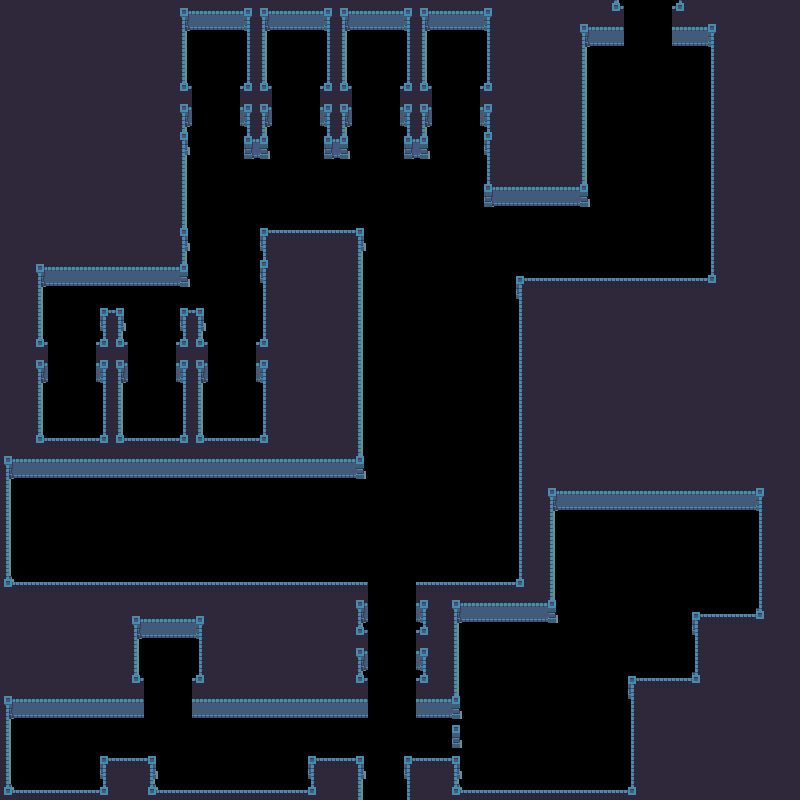

This is a level from a 2D game, rendered from its Tiled map with the project's own tilesets. A one-line summary and the map file follow, with tile-layer data summarised:
An orthogonal 50x50 tile map with 16x16 px tiles, 1 tile layer (Tiles) and 80 objects (26x spikes, 13x cube_big, 8x statue_b, 4x statue_a, 2x pressure_plate_6, ...).

<map version="1.0" orientation="orthogonal" width="50" height="50" tilewidth="16" tileheight="16">
 <tileset firstgid="1" name="tiles" tilewidth="16" tileheight="16">
  <image source="../../tilesets/tiles.png" width="96" height="144" />
 </tileset>
 <layer name="Tiles" width="50" height="50">
  <data>[2500 cells, 1450 non-empty, 28 distinct tile ids]</data>
 </layer>
 <objectgroup name="Objects" width="0" height="0">
  <object name="door_1" x="144" y="672" width="48" height="48" />
  <object name="pressure_plate_2" x="160" y="640" width="16" height="16" />
  <object name="pressure_plate_1" x="16" y="752" width="16" height="16" />
  <object name="door_2" x="368" y="672" width="48" height="48" />
  <object name="door_3" x="368" y="624" width="48" height="48" />
  <object name="pressure_plate_3" x="704" y="544" width="16" height="16" />
  <object name="spikes" x="592" y="544" width="16" height="16" />
  <object name="spikes" x="640" y="592" width="16" height="16" />
  <object name="spikes" x="592" y="640" width="16" height="16" />
  <object name="spikes" x="528" y="656" width="16" height="16" />
  <object name="spikes" x="560" y="704" width="16" height="16" />
  <object name="spikes" x="512" y="736" width="16" height="16" />
  <object name="spikes" x="576" y="752" width="16" height="16" />
  <object name="spikes" x="192" y="736" width="16" height="16" />
  <object name="spikes" x="224" y="768" width="16" height="16" />
  <object name="spikes" x="272" y="752" width="16" height="16" />
  <object name="spikes" x="80" y="752" width="16" height="16" />
  <object name="door_4" x="48" y="336" width="48" height="48" />
  <object name="door_5" x="128" y="336" width="48" height="48" />
  <object name="door_6" x="208" y="336" width="48" height="48" />
  <object name="spikes" x="208" y="384" width="16" height="16" />
  <object name="spikes" x="224" y="384" width="16" height="16" />
  <object name="spikes" x="240" y="384" width="16" height="16" />
  <object name="spikes" x="160" y="384" width="16" height="16" />
  <object name="spikes" x="144" y="384" width="16" height="16" />
  <object name="spikes" x="128" y="384" width="16" height="16" />
  <object name="spikes" x="48" y="384" width="16" height="16" />
  <object name="spikes" x="64" y="384" width="16" height="16" />
  <object name="spikes" x="80" y="384" width="16" height="16" />
  <object name="pressure_plate_4" x="64" y="416" width="16" height="16" />
  <object name="pressure_plate_5" x="144" y="416" width="16" height="16" />
  <object name="pressure_plate_6" x="224" y="416" width="16" height="16" />
  <object name="button_1" x="128" y="464" width="16" height="16" />
  <object name="button_2" x="192" y="464" width="16" height="16" />
  <object name="button_3" x="64" y="464" width="16" height="16" />
  <object name="spikes" x="144" y="656" width="16" height="16" />
  <object name="spikes" x="160" y="656" width="16" height="16" />
  <object name="spikes" x="176" y="656" width="16" height="16" />
  <object name="button_4" x="96" y="464" width="16" height="16" />
  <object name="button_5" x="160" y="464" width="16" height="16" />
  <object name="button_6" x="224" y="464" width="16" height="16" />
  <object name="button_7" x="704" y="496" width="16" height="16" />
  <object name="door_7" x="368" y="576" width="48" height="48" />
  <object name="statue_b" x="432" y="464" width="32" height="32" />
  <object name="statue_b" x="432" y="400" width="32" height="32" />
  <object name="statue_b" x="432" y="336" width="32" height="32" />
  <object name="statue_b" x="432" y="272" width="32" height="32" />
  <object name="door_10" x="352" y="80" width="48" height="48" />
  <object name="door_11" x="432" y="80" width="48" height="48" />
  <object name="door_9" x="272" y="80" width="48" height="48" />
  <object name="door_8" x="192" y="80" width="48" height="48" />
  <object name="pressure_plate_6" x="208" y="32" width="16" height="16" />
  <object name="pressure_plate_7" x="288" y="32" width="16" height="16" />
  <object name="pressure_plate_8" x="368" y="32" width="16" height="16" />
  <object name="pressure_plate_9" x="448" y="32" width="16" height="16" />
  <object name="spikes" x="432" y="64" width="16" height="16" />
  <object name="spikes" x="448" y="64" width="16" height="16" />
  <object name="spikes" x="464" y="64" width="16" height="16" />
  <object name="door_12" x="624" y="0" width="48" height="48" />
  <object name="statue_a" x="592" y="48" width="32" height="32" />
  <object name="statue_b" x="592" y="96" width="32" height="32" />
  <object name="statue_a" x="592" y="144" width="32" height="32" />
  <object name="statue_b" x="592" y="192" width="32" height="32" />
  <object name="statue_b" x="672" y="192" width="32" height="32" />
  <object name="statue_a" x="672" y="144" width="32" height="32" />
  <object name="statue_b" x="672" y="96" width="32" height="32" />
  <object name="statue_a" x="672" y="48" width="32" height="32" />
  <object name="cube_big" x="80" y="480" width="16" height="16" />
  <object name="cube_big" x="144" y="480" width="16" height="16" />
  <object name="cube_big" x="208" y="480" width="16" height="16" />
  <object name="cube_big" x="720" y="512" width="16" height="16" />
  <object name="cube_big" x="688" y="512" width="16" height="16" />
  <object name="cube_big" x="352" y="720" width="16" height="16" />
  <object name="cube_big" x="416" y="720" width="16" height="16" />
  <object name="cube_big" x="608" y="80" width="16" height="16" />
  <object name="cube_big" x="608" y="128" width="16" height="16" />
  <object name="cube_big" x="608" y="176" width="16" height="16" />
  <object name="cube_big" x="672" y="176" width="16" height="16" />
  <object name="cube_big" x="672" y="128" width="16" height="16" />
  <object name="cube_big" x="672" y="80" width="16" height="16" />
 </objectgroup>
</map>
